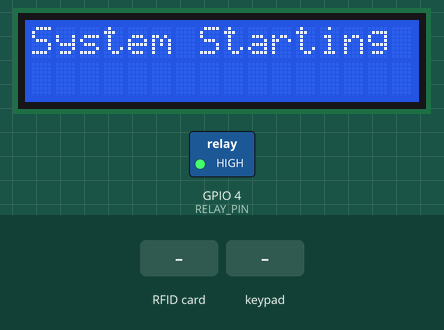
A sketch run on a simulated ESP32. On the bench: 16×2 character LCD, switched loads named in the sketch (green lamp = pin HIGH). Inputs (shaded band) come from the test bench. What the sketch prints to the serial monitor is not drawn.

Above: at 1.1 s.
At 8.6 s:
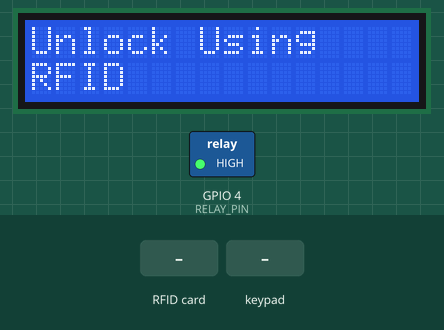
8.7 s: RFID card 5E 7A 19 C4 held to the reader
At 10.1 s:
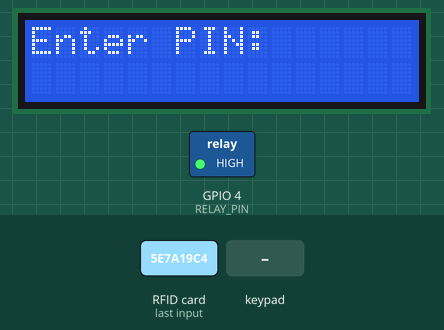
11.2 s: keypad keys 1 2 3 4 # pressed 0.4 s apart
At 13.9 s:
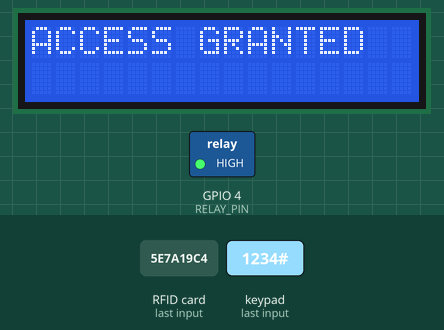
Timing chart, 0 to 20.8 s (numbered marks = the images above; inputs shaded):
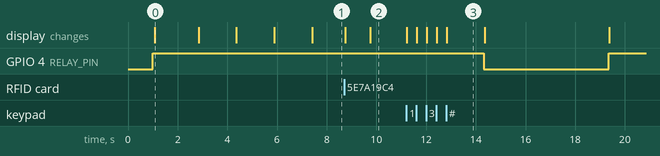

Measured:
- after the input at 8.7 s, the display: first changes at once (image 2 shows a later state)
- after the input at 11.2 s, GPIO 4 (RELAY_PIN): HIGH → LOW after 3.1 s, → HIGH 5.0 s later; the display: first changes at once (image 3 shows a later state)
- what the display in image 0 shows lasts 1.7 s, from 1.1 s to 2.8 s

The sketch:

solenoid_relay_rfid_keypad_lcd_Testing.ino
```cpp
#include <SPI.h>
#include <MFRC522.h>
#include <Wire.h>
#include <LiquidCrystal_I2C.h>
#include <Keypad.h>

// =====================================================
// RC522 RFID PIN MAPPING
// =====================================================

#define SS_PIN    5
#define RST_PIN   15

#define SCK_PIN   18
#define MISO_PIN  19
#define MOSI_PIN  23

MFRC522 rfid(SS_PIN, RST_PIN);


// =====================================================
// LCD PIN MAPPING
// =====================================================

#define SDA_PIN   21
#define SCL_PIN   22

LiquidCrystal_I2C lcd(0x27, 16, 2);


// =====================================================
// RELAY PIN MAPPING
// =====================================================

#define RELAY_PIN 4

// Relay is ACTIVE LOW
// LOW  = Relay ON  = Lock OPEN
// HIGH = Relay OFF = Lock CLOSED


// =====================================================
// KEYPAD PIN MAPPING
// =====================================================

const byte ROWS = 4;
const byte COLS = 4;

char keys[ROWS][COLS] = {
  {'1', '2', '3', 'A'},
  {'4', '5', '6', 'B'},
  {'7', '8', '9', 'C'},
  {'*', '0', '#', 'D'}
};

// Rows
byte rowPins[ROWS] = {
  13, 12, 14, 27
};

// Columns
byte colPins[COLS] = {
  26, 25, 33, 32
};

Keypad keypad = Keypad(
  makeKeymap(keys),
  rowPins,
  colPins,
  ROWS,
  COLS
);


// =====================================================
// PIN CONFIGURATION
// =====================================================

String correctPIN = "1234";
String inputPIN = "";


// =====================================================
// SYSTEM STATE
// =====================================================

bool rfidAuthenticated = false;


// =====================================================
// SETUP
// =====================================================

void setup() {

  Serial.begin(115200);
  delay(1000);


  // ===================================================
  // RELAY INITIALIZATION
  // ===================================================

  pinMode(RELAY_PIN, OUTPUT);

  // Relay OFF at startup
  // HIGH = Relay OFF = Lock CLOSED
  digitalWrite(RELAY_PIN, HIGH);


  // ===================================================
  // LCD INITIALIZATION
  // ===================================================

  Wire.begin(SDA_PIN, SCL_PIN);

  lcd.init();
  lcd.backlight();

  lcd.clear();

  lcd.setCursor(0, 0);
  lcd.print("System Starting");

  delay(1500);


  // ===================================================
  // SPI INITIALIZATION
  // ===================================================

  Serial.println();
  Serial.println("=================================");
  Serial.println(" RFID + KEYPAD + LCD + RELAY");
  Serial.println("=================================");

  Serial.println("Initializing SPI...");

  SPI.begin(SCK_PIN, MISO_PIN, MOSI_PIN, SS_PIN);

  delay(100);


  // ===================================================
  // RC522 INITIALIZATION
  // ===================================================

  Serial.println("Initializing RC522...");

  rfid.PCD_Init();

  delay(100);


  // ===================================================
  // CHECK RC522
  // ===================================================

  byte version = rfid.PCD_ReadRegister(rfid.VersionReg);

  Serial.println();
  Serial.print("RC522 Version Register: 0x");
  Serial.println(version, HEX);


  // ===================================================
  // RFID STATUS
  // ===================================================

  lcd.clear();

  if (version == 0x00 || version == 0xFF) {

    Serial.println("RESULT: RC522 NOT RESPONDING");

    lcd.setCursor(0, 0);
    lcd.print("RFID Error!");

    lcd.setCursor(0, 1);
    lcd.print("Check Wiring");

    while (true) {
      delay(1000);
    }
  }

  else {

    Serial.println("RESULT: RC522 COMMUNICATION OK!");

    Serial.print("Detected RC522 Version: 0x");
    Serial.println(version, HEX);


    // RFID READY
    lcd.setCursor(0, 0);
    lcd.print("RFID Ready");

    delay(1500);


    // KEYPAD READY
    lcd.clear();

    lcd.setCursor(0, 0);
    lcd.print("Keypad Ready");

    delay(1500);


    // RELAY READY
    lcd.clear();

    lcd.setCursor(0, 0);
    lcd.print("Lock Ready");

    lcd.setCursor(0, 1);
    lcd.print("LOCK CLOSED");

    Serial.println("Relay initialized.");
    Serial.println("Lock status: CLOSED");

    delay(1500);
  }


  // ===================================================
  // START UNLOCK PROCESS
  // ===================================================

  lcd.clear();

  lcd.setCursor(0, 0);
  lcd.print("Unlock Using");

  lcd.setCursor(0, 1);
  lcd.print("RFID");

  Serial.println();
  Serial.println("System Ready");
  Serial.println("Waiting for RFID card...");
}


// =====================================================
// LOOP
// =====================================================

void loop() {


  // ===================================================
  // STEP 1: WAIT FOR RFID
  // ===================================================

  if (!rfidAuthenticated) {

    if (!rfid.PICC_IsNewCardPresent()) {
      return;
    }

    if (!rfid.PICC_ReadCardSerial()) {

      Serial.println("Card detected but UID could not be read.");

      return;
    }


    // =================================================
    // RFID SUCCESSFULLY READ
    // =================================================

    Serial.println();
    Serial.println("=================================");
    Serial.println("       RFID CARD DETECTED!");
    Serial.println("=================================");

    Serial.print("UID: ");

    for (byte i = 0; i < rfid.uid.size; i++) {

      if (rfid.uid.uidByte[i] < 0x10) {
        Serial.print("0");
      }

      Serial.print(rfid.uid.uidByte[i], HEX);
      Serial.print(" ");
    }

    Serial.println();


    // =================================================
    // RFID CARD ACCEPTED
    // =================================================

    rfidAuthenticated = true;

    inputPIN = "";

    rfid.PICC_HaltA();
    rfid.PCD_StopCrypto1();


    // =================================================
    // ASK FOR PIN
    // =================================================

    lcd.clear();

    lcd.setCursor(0, 0);
    lcd.print("RFID Accepted");

    delay(1000);

    lcd.clear();

    lcd.setCursor(0, 0);
    lcd.print("Enter PIN:");

    lcd.setCursor(0, 1);


    Serial.println("RFID accepted.");
    Serial.println("Waiting for PIN...");
  }


  // ===================================================
  // STEP 2: ENTER PIN
  // ===================================================

  if (rfidAuthenticated) {

    char key = keypad.getKey();

    if (key) {

      Serial.print("Keypad Pressed: ");
      Serial.println(key);


      // ===============================================
      // CLEAR PIN
      // ===============================================

      if (key == '*') {

        inputPIN = "";

        lcd.clear();

        lcd.setCursor(0, 0);
        lcd.print("Enter PIN:");

        lcd.setCursor(0, 1);

        Serial.println("PIN cleared.");
      }


      // ===============================================
      // SUBMIT PIN
      // ===============================================

      else if (key == '#') {

        Serial.print("Entered PIN: ");
        Serial.println(inputPIN);


        // =============================================
        // CORRECT PIN
        // =============================================

        if (inputPIN == correctPIN) {

          Serial.println();
          Serial.println("=================================");
          Serial.println("        ACCESS GRANTED");
          Serial.println("=================================");


          // ---------------------------------------------
          // ACCESS GRANTED
          // ---------------------------------------------

          lcd.clear();

          lcd.setCursor(0, 0);
          lcd.print("ACCESS GRANTED");

          delay(1500);


          // ---------------------------------------------
          // OPEN LOCK
          // ---------------------------------------------

          Serial.println("Opening lock...");

          // ACTIVE LOW relay
          digitalWrite(RELAY_PIN, LOW);

          lcd.clear();

          lcd.setCursor(0, 0);
          lcd.print("LOCK OPENED");

          lcd.setCursor(0, 1);
          lcd.print("5 Seconds");

          Serial.println("Relay ON");
          Serial.println("Lock OPENED");


          // Keep lock open for 5 seconds
          delay(5000);


          // ---------------------------------------------
          // CLOSE LOCK
          // ---------------------------------------------

          Serial.println("Closing lock...");

          // Relay OFF
          digitalWrite(RELAY_PIN, HIGH);

          lcd.clear();

          lcd.setCursor(0, 0);
          lcd.print("LOCK CLOSED");

          lcd.setCursor(0, 1);
          lcd.print("System Ready");

          Serial.println("Relay OFF");
          Serial.println("Lock CLOSED");


          delay(2000);


          // ---------------------------------------------
          // RESET AUTHENTICATION
          // ---------------------------------------------

          rfidAuthenticated = false;
          inputPIN = "";

          lcd.clear();

          lcd.setCursor(0, 0);
          lcd.print("Unlock Using");

          lcd.setCursor(0, 1);
          lcd.print("RFID");

          Serial.println();
          Serial.println("System reset.");
          Serial.println("Waiting for RFID card...");
        }


        // =============================================
        // WRONG PIN
        // =============================================

        else {

          Serial.println("Incorrect PIN.");

          lcd.clear();

          lcd.setCursor(0, 0);
          lcd.print("Wrong PIN!");

          lcd.setCursor(0, 1);
          lcd.print("Try Again");

          delay(2000);

          inputPIN = "";

          lcd.clear();

          lcd.setCursor(0, 0);
          lcd.print("Enter PIN:");

          lcd.setCursor(0, 1);
        }
      }


      // ===============================================
      // NORMAL NUMBER / KEY
      // ===============================================

      else {

        if (inputPIN.length() < 4) {

          inputPIN += key;

          lcd.setCursor(0, 1);

          lcd.print("                ");

          lcd.setCursor(0, 1);

          // Display **** instead of actual PIN
          for (int i = 0; i < inputPIN.length(); i++) {
            lcd.print("*");
          }
        }
      }
    }
  }
}
```
